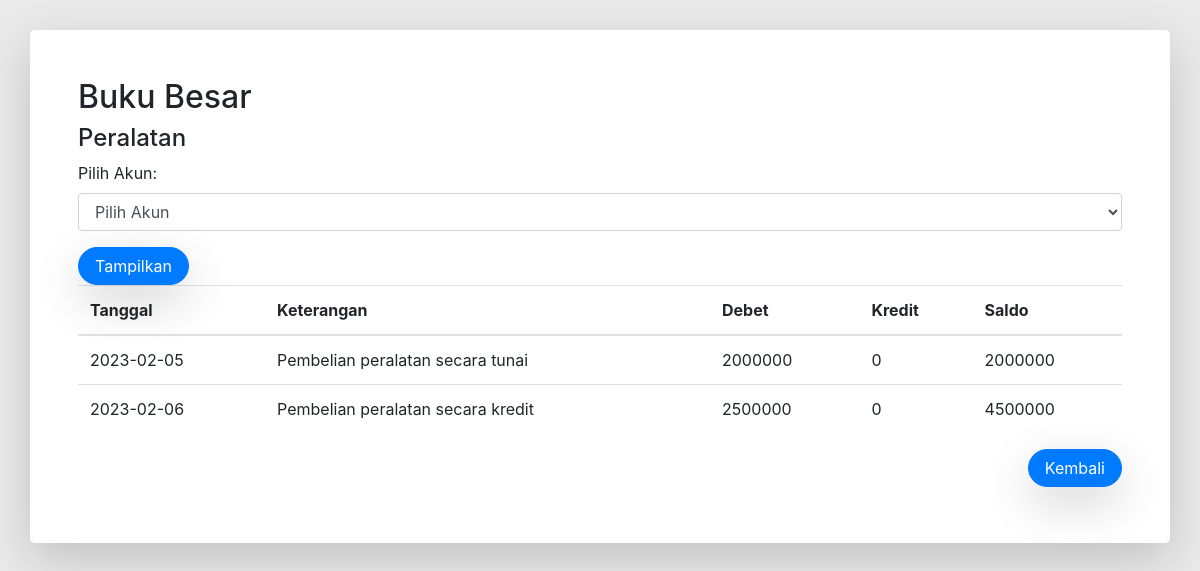
The app's page /buku_besar.php?selectedAccount=Peralatan with its own data.
### tables this page shows
CREATE TABLE `table_transaksi` (
  `no_transaksi` int(11) NOT NULL,
  `tanggal` date NOT NULL,
  `nama_transaksi` text NOT NULL,
  `akun_debet` varchar(30) NOT NULL,
  `akun_kredit` varchar(30) NOT NULL,
  `nominal` int(11) NOT NULL
);

### buku_besar.php (the view, shortened to what this page needs)
<!DOCTYPE html>
<html lang="en">
<head>
  <link rel="stylesheet" href="https://stackpath.bootstrapcdn.com/bootstrap/4.5.2/css/bootstrap.min.css">
</head>
<body>
  <div class="container bg-white rounded-lg p-5 shadow-lg">
    <div class="">
      <h2>Buku Besar</h2>
      <?php
      if (isset($_GET['selectedAccount']) && !empty($_GET['selectedAccount'])) {
          echo '<h4>' . $_GET['selectedAccount'] . '</h4>';
      }
      ?>
    </div>
    <form method="GET">
      <div class="form-group">
        <label for="selectAkun">Pilih Akun:</label>
        <select class="form-control" id="selectAkun" name="selectedAccount">
          <option value="">Pilih Akun</option>
          <?php
          $connection = mysqli_connect('localhost', 'root', '', 'aplikasiakuntansi');
          ?>
        </select>
      </div>
      <button type="submit" class="btn btn-primary rounded-pill px-3 shadow-lg">Tampilkan</button>
    </form>
    <?php
    if (isset($_GET['selectedAccount']) && !empty($_GET['selectedAccount'])) {
        $selectedAccount = $_GET['selectedAccount'];
        $query_buku_besar = "SELECT tanggal, nama_transaksi,
                                    CASE WHEN akun_debet = '$selectedAccount' THEN nominal ELSE 0 END AS debet,
                                    CASE WHEN akun_kredit = '$selectedAccount' THEN nominal ELSE 0 END AS kredit
                                    FROM table_transaksi
                                    WHERE akun_debet = '$selectedAccount' OR akun_kredit = '$selectedAccount'";
        $result_buku_besar = mysqli_query($connection, $query_buku_besar);
        echo '<table class="table">
                <thead>
                  <tr>
                    <th scope="col">Tanggal</th>
                    <th scope="col">Keterangan</th>
                    <th scope="col">Debet</th>
                    <th scope="col">Kredit</th>
                    <th scope="col">Saldo</th>
                  </tr>
                </thead>
                <tbody>';
        $saldo = 0;
        while ($row_buku_besar = mysqli_fetch_assoc($result_buku_besar)) {
            $saldo += $row_buku_besar['debet'] - $row_buku_besar['kredit'];
            $saldo_positif = abs($saldo);
            echo "<tr>";
            echo "<td>" . $row_buku_besar['tanggal'] . "</td>";
            echo "<td>" . $row_buku_besar['nama_transaksi'] . "</td>";
            echo "<td>" . $row_buku_besar['debet'] . "</td>";
            echo "<td>" . $row_buku_besar['kredit'] . "</td>";
            echo "<td>" . $saldo_positif . "</td>";
            echo "</tr>";
        }
        echo '</tbody></table>';
    }
    ?>
    <div class="text-right mb-2">
      <a href="index.php" class="btn btn-primary rounded-pill px-3 shadow-lg">Kembali</a>
    </div>
  </div>
</body>
</html>

### buku_besar.php (style rules this page uses)
body { padding-top: 30px; background: #eaeaea; }

### records on screen
table_transaksi: tanggal "2023-02-05", nama_transaksi "Pembelian peralatan secara tunai", debet "2000000", kredit "0", saldo_positif "2000000"
table_transaksi: tanggal "2023-02-06", nama_transaksi "Pembelian peralatan secara kredit", debet "2500000", kredit "0", saldo_positif "4500000"

### other values on screen
$_GET['selectedAccount'] "Peralatan"
